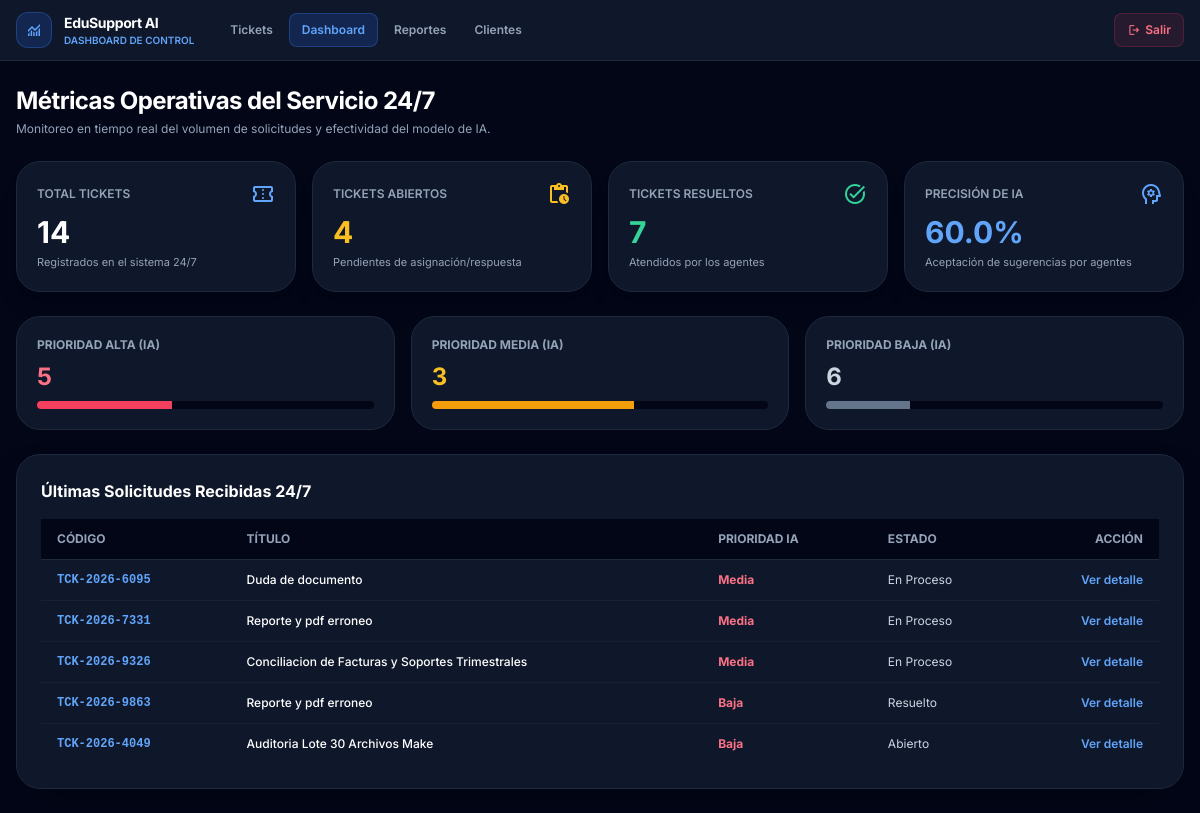
The app's page /admin/dashboard with its own data.
### app/models.py (models this page shows)
class Ticket(Base):
    __tablename__ = "tbl_ticket"
    id_ticket = Column(Integer, primary_key=True, index=True, autoincrement=True)
    codigo_seguimiento = Column(String(20), unique=True, nullable=False, index=True)
    id_cliente = Column(Integer, ForeignKey("tbl_cliente.id_cliente"), nullable=False)
    titulo = Column(String(200), nullable=False)
    descripcion = Column(Text, nullable=False)
    categoria_preliminar = Column(String(50), default="General")
    prioridad = Column(String(20), default="Media") # Alta, Media, Baja
    estado = Column(String(20), default="Abierto") # Abierto, En Proceso, Resuelto, Cerrado
    id_agente_asignado = Column(Integer, ForeignKey("tbl_usuario_agente.id_agente"), nullable=True)
    respuesta_oficial = Column(Text, nullable=True)
    fecha_creacion = Column(DateTime, default=datetime.utcnow)
    fecha_actualizacion = Column(DateTime, default=datetime.utcnow, onupdate=datetime.utcnow)
    cliente = relationship("Cliente", back_populates="tickets")
    agente_asignado = relationship("UsuarioAgente", back_populates="tickets_asignados")
    sugerencia_ia = relationship("SugerenciaIA", back_populates="ticket", uselist=False)
    lotes = relationship("LoteArchivos", back_populates="ticket", cascade="all, delete-orphan")
    mensajes = relationship("MensajeTicket", back_populates="ticket", cascade="all, delete-orphan", order_by="MensajeTicket.fecha_envio.asc()")
    calificacion = relationship("CalificacionTicket", back_populates="ticket", uselist=False, cascade="all, delete-orphan")

### app/main.py (the view)
@app.get("/admin/dashboard", response_class=HTMLResponse)
def page_dashboard(request: Request, db: Session = Depends(get_db)):
    metrics = crud.get_dashboard_metrics(db)
    recent_tickets = crud.get_tickets(db)[:5]
    return templates.TemplateResponse(request=request, name="dashboard.html", context={
        "metrics": metrics,
        "recent_tickets": recent_tickets
    })

### app/templates/dashboard.html (shortened to what this page needs)
<!DOCTYPE html>
<html lang="es" class="h-full bg-slate-950 text-slate-100">
<head>
    <script src="https://cdn.tailwindcss.com?plugins=forms,container-queries"></script>
</head>
<body class="min-h-full flex flex-col justify-between">
    <header class="border-b border-slate-800 bg-slate-900 sticky top-0 z-50">
        <div class="max-w-7xl mx-auto px-4 py-3 flex items-center justify-between">
            <div class="flex items-center gap-6">
                <a href="/admin/dashboard" class="flex items-center gap-3">
                    <div class="w-9 h-9 bg-blue-600/20 text-blue-400 rounded-xl flex items-center justify-center border border-blue-500/30">
                        <span class="material-symbols-outlined text-xl">monitoring</span>
                    </div>
                    <div>
                        <h1 class="font-bold text-white text-sm tracking-tight">EduSupport AI</h1>
                        <p class="text-[10px] text-blue-400 font-semibold uppercase">Dashboard de Control</p>
                    </div>
                </a>
                <nav class="hidden md:flex items-center gap-1 text-xs font-semibold">
                    <a href="/agente/tickets" class="px-3 py-2 rounded-lg text-slate-400 hover:text-white transition">Tickets</a>
                    <a href="/admin/dashboard" class="px-3 py-2 rounded-lg bg-blue-600/20 text-blue-400 border border-blue-500/30">Dashboard</a>
                    <a href="/admin/reportes" class="px-3 py-2 rounded-lg text-slate-400 hover:text-white transition">Reportes</a>
                    <a href="/admin/clientes" class="px-3 py-2 rounded-lg text-slate-400 hover:text-white transition">Clientes</a>
                </nav>
            </div>
            <div class="flex items-center gap-3">
                <a href="/" class="text-xs font-semibold text-rose-400 hover:text-rose-300 px-3 py-1.5 rounded-lg border border-rose-500/20 bg-rose-500/10 flex items-center gap-1 transition">
                    <span class="material-symbols-outlined text-sm">logout</span> Salir
                </a>
            </div>
        </div>
    </header>
    <main class="max-w-7xl mx-auto w-full px-4 py-6 flex-1 space-y-6">
        <div>
            <h2 class="text-2xl font-bold text-white tracking-tight">Métricas Operativas del Servicio 24/7</h2>
            <p class="text-xs text-slate-400 mt-1">Monitoreo en tiempo real del volumen de solicitudes y efectividad del modelo de IA.</p>
        </div>
        <div class="grid grid-cols-1 sm:grid-cols-2 lg:grid-cols-4 gap-4">
            <div class="bg-slate-900 border border-slate-800 p-5 rounded-3xl shadow-xl">
                <div class="flex items-center justify-between text-slate-400 mb-2">
                    <span class="text-xs font-semibold uppercase">Total Tickets</span>
                    <span class="material-symbols-outlined text-blue-400">confirmation_number</span>
                </div>
                <div class="text-3xl font-bold text-white">{{ metrics.total_tickets }}</div>
                <p class="text-[11px] text-slate-400 mt-1">Registrados en el sistema 24/7</p>
            </div>
            <div class="bg-slate-900 border border-slate-800 p-5 rounded-3xl shadow-xl">
                <div class="flex items-center justify-between text-slate-400 mb-2">
                    <span class="text-xs font-semibold uppercase">Tickets Abiertos</span>
                    <span class="material-symbols-outlined text-amber-400">pending_actions</span>
                </div>
                <div class="text-3xl font-bold text-amber-400">{{ metrics.tickets_abiertos }}</div>
                <p class="text-[11px] text-slate-400 mt-1">Pendientes de asignación/respuesta</p>
            </div>
            <div class="bg-slate-900 border border-slate-800 p-5 rounded-3xl shadow-xl">
                <div class="flex items-center justify-between text-slate-400 mb-2">
                    <span class="text-xs font-semibold uppercase">Tickets Resueltos</span>
                    <span class="material-symbols-outlined text-emerald-400">task_alt</span>
                </div>
                <div class="text-3xl font-bold text-emerald-400">{{ metrics.tickets_resueltos }}</div>
                <p class="text-[11px] text-slate-400 mt-1">Atendidos por los agentes</p>
            </div>
            <div class="bg-slate-900 border border-slate-800 p-5 rounded-3xl shadow-xl">
                <div class="flex items-center justify-between text-slate-400 mb-2">
                    <span class="text-xs font-semibold uppercase">Precisión de IA</span>
                    <span class="material-symbols-outlined text-blue-400">psychology</span>
                </div>
                <div class="text-3xl font-bold text-blue-400">{{ metrics.efectividad_sugerencia_ia_porcentaje }}%</div>
                <p class="text-[11px] text-slate-400 mt-1">Aceptación de sugerencias por agentes</p>
            </div>
        </div>
        <div class="grid grid-cols-1 md:grid-cols-3 gap-4">
            <div class="bg-slate-900 border border-slate-800 p-5 rounded-3xl">
                <div class="text-xs font-bold text-slate-400 uppercase mb-2">Prioridad Alta (IA)</div>
                <div class="text-2xl font-bold text-rose-400">{{ metrics.prioridad_alta_ia }}</div>
                <div class="w-full bg-slate-950 h-2 rounded-full mt-2 overflow-hidden">
                    <div class="bg-rose-500 h-full" style="width: 40%;"></div>
                </div>
            </div>
            <div class="bg-slate-900 border border-slate-800 p-5 rounded-3xl">
                <div class="text-xs font-bold text-slate-400 uppercase mb-2">Prioridad Media (IA)</div>
                <div class="text-2xl font-bold text-amber-400">{{ metrics.prioridad_media_ia }}</div>
                <div class="w-full bg-slate-950 h-2 rounded-full mt-2 overflow-hidden">
                    <div class="bg-amber-500 h-full" style="width: 60%;"></div>
                </div>
            </div>
            <div class="bg-slate-900 border border-slate-800 p-5 rounded-3xl">
                <div class="text-xs font-bold text-slate-400 uppercase mb-2">Prioridad Baja (IA)</div>
                <div class="text-2xl font-bold text-slate-300">{{ metrics.prioridad_baja_ia }}</div>
                <div class="w-full bg-slate-950 h-2 rounded-full mt-2 overflow-hidden">
                    <div class="bg-slate-500 h-full" style="width: 25%;"></div>
                </div>
            </div>
        </div>
        <div class="bg-slate-900 border border-slate-800 rounded-3xl overflow-hidden shadow-2xl p-6">
            <h3 class="font-bold text-white text-base mb-4">Últimas Solicitudes Recibidas 24/7</h3>
            <div class="overflow-x-auto">
                <table class="w-full text-left text-xs">
                    <thead class="bg-slate-950 border-b border-slate-800 text-slate-400 font-bold uppercase">
                        <tr>
                            <th class="px-4 py-3">Código</th>
                            <th class="px-4 py-3">Título</th>
                            <th class="px-4 py-3">Prioridad IA</th>
                            <th class="px-4 py-3">Estado</th>
                            <th class="px-4 py-3 text-right">Acción</th>
                        </tr>
                    </thead>
                    <tbody class="divide-y divide-slate-800/60">
                        {% for t in recent_tickets %}
                        <tr class="hover:bg-slate-800/40">
                            <td class="px-4 py-3 font-mono font-bold text-blue-400">{{ t.codigo_seguimiento }}</td>
                            <td class="px-4 py-3 text-white font-medium">{{ t.titulo }}</td>
                            <td class="px-4 py-3"><span class="font-bold text-rose-400">{{ t.prioridad }}</span></td>
                            <td class="px-4 py-3"><span class="text-slate-300">{{ t.estado }}</span></td>
                            <td class="px-4 py-3 text-right">
                                <a href="/agente/tickets/{{ t.id_ticket }}" class="text-blue-400 hover:text-blue-300 font-semibold">Ver detalle</a>
                            </td>
                        </tr>
                        {% endfor %}
                    </tbody>
                </table>
            </div>
        </div>
    </main>
</body>
</html>

### app/templates/dashboard.html (style rules this page uses)
body { font-family: 'Inter', sans-serif; }

### records on screen
Ticket: codigo_seguimiento "TCK-2026-6095", titulo "Duda de documento", prioridad "Media", estado "En Proceso"
Ticket: codigo_seguimiento "TCK-2026-7331", titulo "Reporte y pdf erroneo", prioridad "Media", estado "En Proceso"
Ticket: codigo_seguimiento "TCK-2026-9326", titulo "Conciliacion de Facturas y Soportes Trimestrales", prioridad "Media", estado "En Proceso"
Ticket: codigo_seguimiento "TCK-2026-9863", titulo "Reporte y pdf erroneo", prioridad "Baja", estado "Resuelto"
Ticket: codigo_seguimiento "TCK-2026-4049", titulo "Auditoria Lote 30 Archivos Make", prioridad "Baja", estado "Abierto"

### other values on screen
{{ metrics.total_tickets }} "14"
{{ metrics.tickets_abiertos }} "4"
{{ metrics.tickets_resueltos }} "7"
{{ metrics.efectividad_sugerencia_ia_porcentaje }} "60.0"
{{ metrics.prioridad_alta_ia }} "5"
{{ metrics.prioridad_media_ia }} "3"
{{ metrics.prioridad_baja_ia }} "6"
